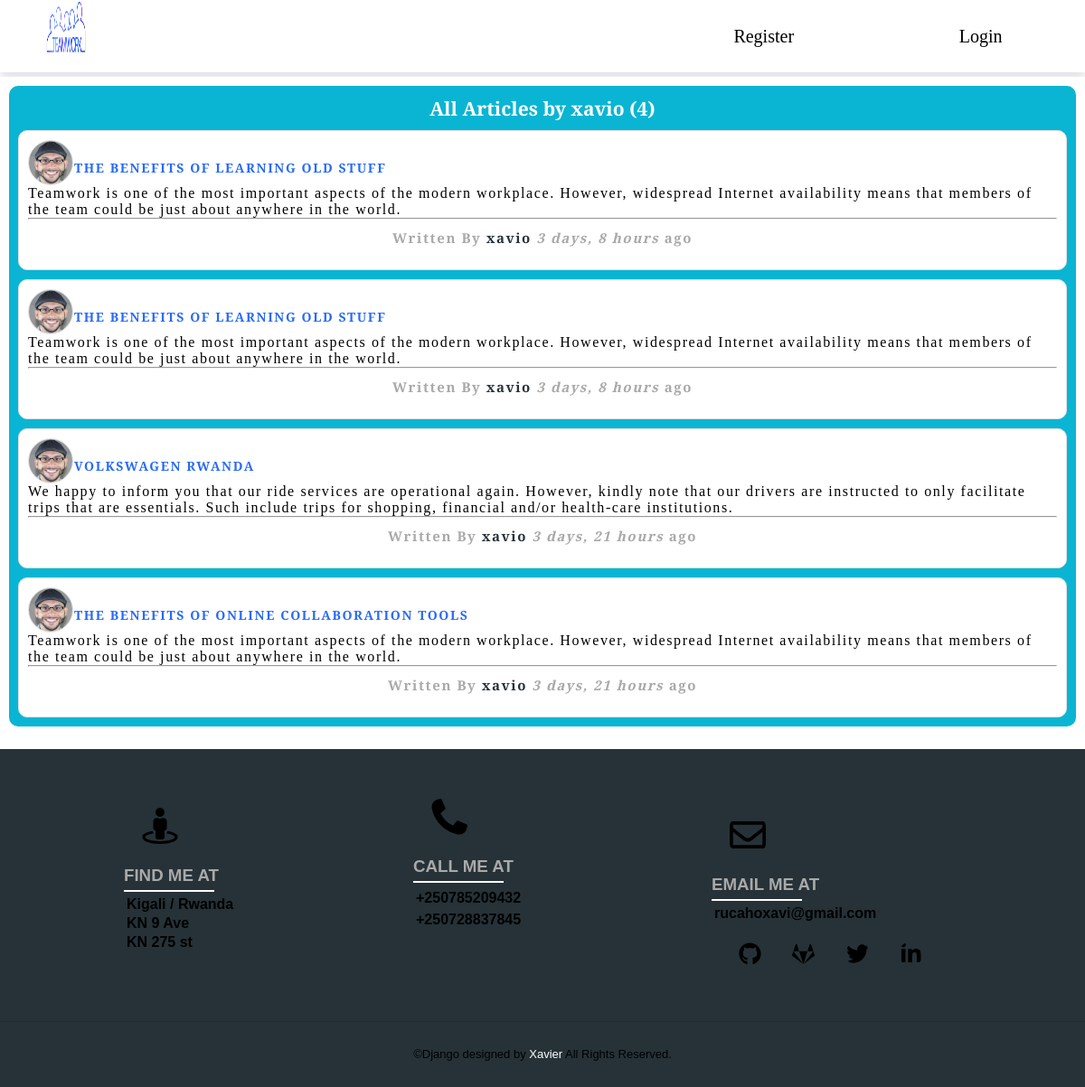
The app's page /user/xavio, older data.
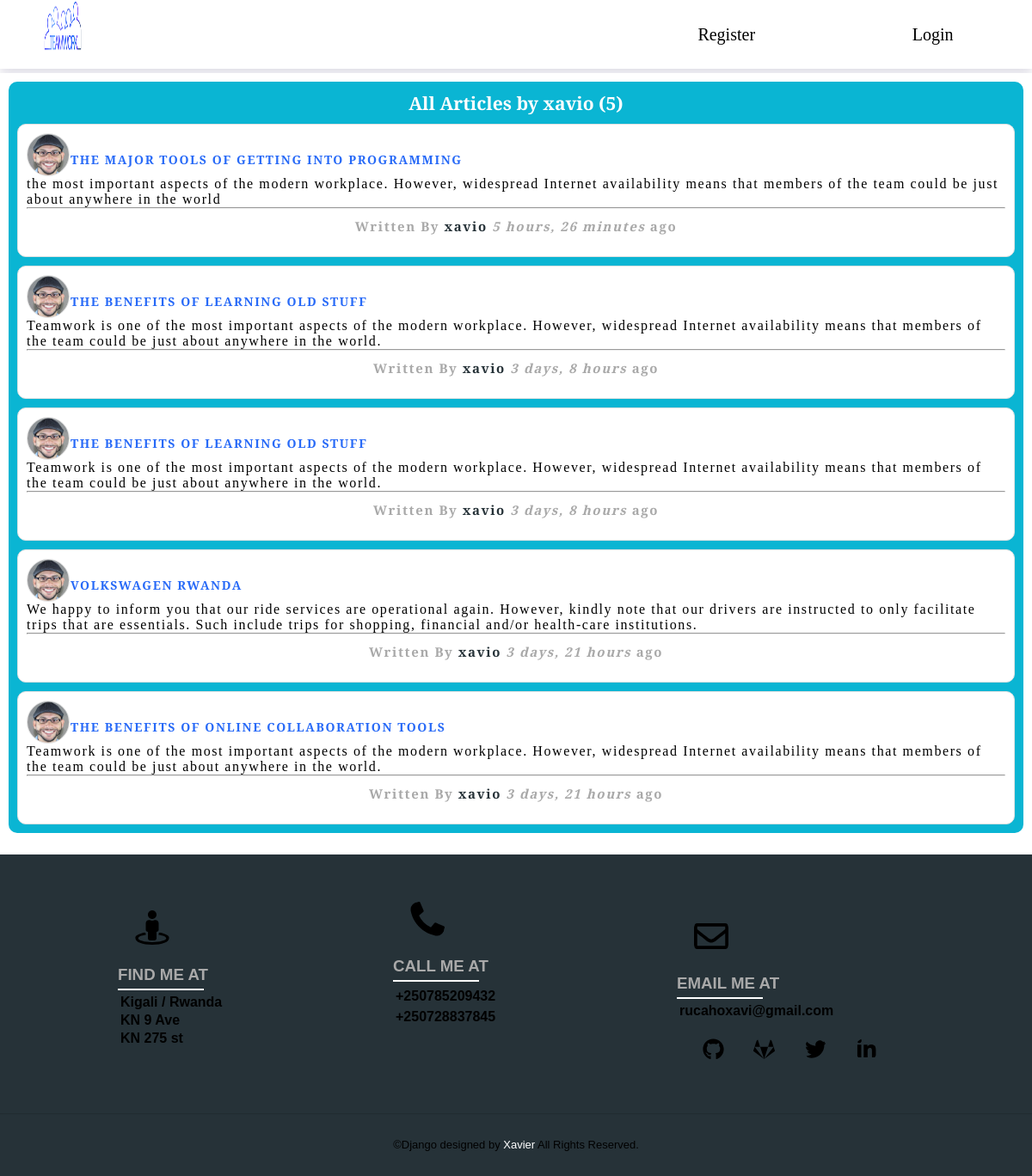
The same page, newer data.
### workdjango/models.py (models this page shows, shortened)
class Post(models.Model):
    title = models.CharField(max_length=45)
    content = models.TextField()
    date_posted = models.DateTimeField(default=timezone.now)
    author = models.ForeignKey(User, on_delete=models.CASCADE)

### users/models.py (models this page shows, shortened)
class Profile(models.Model):
    user = models.OneToOneField(User, on_delete=models.CASCADE)
    image = models.ImageField(default='default.jpg', upload_to='profile_images')

### workdjango/views.py (the view)
# urls.py: path('user/<str:username>', UserPostListView.as_view(), name='user-posts'),
class UserPostListView(ListView):
    model = Post
    template_name = 'workdjango/user_posts.html'
    context_object_name = 'posts'
    paginate_by = 5
    def get_queryset(self):
        user = get_object_or_404(User, username=self.kwargs.get('username'))
        return Post.objects.filter(author=user).order_by('-date_posted')

### workdjango/templates/workdjango/user_posts.html (shortened to what this page needs)
{% extends "workdjango/base.html" %}
{% block content %}
<div class="shared-article-page">
  <div class="shared-form">
   <h3>All Articles by {{ view.kwargs.username }} ({{ page_obj.paginator.count }})</h3>
 {% for post in posts %}
<div class="info-card">
  <img class="profile"src="{{ post.author.profile.image.url }}"><br>
  <a href="{% url 'post-detail' post.id %}"><h4>{{ post.title }}</h4></a><br>
  <p>{{ post.content }}</p><br><hr>
  <div class="more">
  <h5 class="author">Written By <a href="{% url 'user-posts' post.author.username %}">{{ post.author }}</a>
    <i class="date">{{ post.date_posted|timesince }}</i> ago</h5>
</div>
</div>
{% endfor %}
</div>
</div>
{% endblock content %}

Row changes from the older to the newer data that the page shows:
added Post: author.profile.image (picture), title "THE MAJOR TOOLS OF GETTING INTO PROGRAMMING", content "the most important aspects of the modern workplace. However, widespread Internet availability means that members of the team could be just about anywhere in the world", author "xavio", date_posted "5 hours, 26 minutes"
Text that changed along with them:
{{ page_obj.paginator.count }}: "4" → "5"
